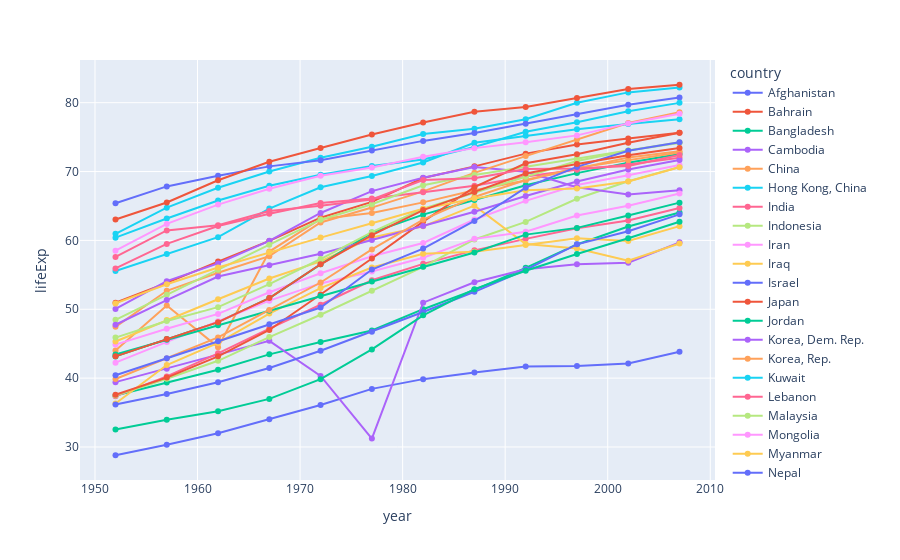

The code cell stored with this chart in its notebook:
### Code cell
fig.update_traces(mode="markers+lines")

### Figure 1 — Plotly figure (JSON) as saved in the notebook; plotly's stock layout.template omitted (floating-point values rounded to 4 significant figures)
{"data": [{"hovertemplate": "country=Afghanistan<br>year=%{x}<br>lifeExp=%{y}<extra></extra>", "legendgroup": "Afghanistan", "line": {"color": "#636efa", "dash": "solid"}, "marker": {"symbol": "circle"}, "mode": "markers+lines", "name": "Afghanistan", "orientation": "v", "showlegend": true, "type": "scatter", "x": [1952, 1957, 1962, 1967, 1972, 1977, 1982, 1987, 1992, 1997, 2002, 2007], "xaxis": "x", "y": [28.8, 30.33, 32.0, 34.02, 36.09, 38.44, 39.85, 40.82, 41.67, 41.76, 42.13, 43.83], "yaxis": "y"}, {"hovertemplate": "country=Bahrain<br>year=%{x}<br>lifeExp=%{y}<extra></extra>", "legendgroup": "Bahrain", "line": {"color": "#EF553B", "dash": "solid"}, "marker": {"symbol": "circle"}, "mode": "markers+lines", "name": "Bahrain", "orientation": "v", "showlegend": true, "type": "scatter", "x": [1952, 1957, 1962, 1967, 1972, 1977, 1982, 1987, 1992, 1997, 2002, 2007], "xaxis": "x", "y": [50.94, 53.83, 56.92, 59.92, 63.3, 65.59, 69.05, 70.75, 72.6, 73.92, 74.8, 75.64], "yaxis": "y"}, {"hovertemplate": "country=Bangladesh<br>year=%{x}<br>lifeExp=%{y}<extra></extra>", "legendgroup": "Bangladesh", "line": {"color": "#00cc96", "dash": "solid"}, "marker": {"symbol": "circle"}, "mode": "markers+lines", "name": "Bangladesh", "orientation": "v", "showlegend": true, "type": "scatter", "x": [1952, 1957, 1962, 1967, 1972, 1977, 1982, 1987, 1992, 1997, 2002, 2007], "xaxis": "x", "y": [37.48, 39.35, 41.22, 43.45, 45.25, 46.92, 50.01, 52.82, 56.02, 59.41, 62.01, 64.06], "yaxis": "y"}, {"hovertemplate": "country=Cambodia<br>year=%{x}<br>lifeExp=%{y}<extra></extra>", "legendgroup": "Cambodia", "line": {"color": "#ab63fa", "dash": "solid"}, "marker": {"symbol": "circle"}, "mode": "markers+lines", "name": "Cambodia", "orientation": "v", "showlegend": true, "type": "scatter", "x": [1952, 1957, 1962, 1967, 1972, 1977, 1982, 1987, 1992, 1997, 2002, 2007], "xaxis": "x", "y": [39.42, 41.37, 43.41, 45.41, 40.32, 31.22, 50.96, 53.91, 55.8, 56.53, 56.75, 59.72], "yaxis": "y"}, {"hovertemplate": "country=China<br>year=%{x}<br>lifeExp=%{y}<extra></extra>", "legendgroup": "China", "line": {"color": "#FFA15A", "dash": "solid"}, "marker": {"symbol": "circle"}, "mode": "markers+lines", "name": "China", "orientation": "v", "showlegend": true, "type": "scatter", "x": [1952, 1957, 1962, 1967, 1972, 1977, 1982, 1987, 1992, 1997, 2002, 2007], "xaxis": "x", "y": [44.0, 50.55, 44.5, 58.38, 63.12, 63.97, 65.53, 67.27, 68.69, 70.43, 72.03, 72.96], "yaxis": "y"}, {"hovertemplate": "country=Hong Kong, China<br>year=%{x}<br>lifeExp=%{y}<extra></extra>", "legendgroup": "Hong Kong, China", "line": {"color": "#19d3f3", "dash": "solid"}, "marker": {"symbol": "circle"}, "mode": "markers+lines", "name": "Hong Kong, China", "orientation": "v", "showlegend": true, "type": "scatter", "x": [1952, 1957, 1962, 1967, 1972, 1977, 1982, 1987, 1992, 1997, 2002, 2007], "xaxis": "x", "y": [60.96, 64.75, 67.65, 70.0, 72.0, 73.6, 75.45, 76.2, 77.6, 80.0, 81.5, 82.21], "yaxis": "y"}, {"hovertemplate": "country=India<br>year=%{x}<br>lifeExp=%{y}<extra></extra>", "legendgroup": "India", "line": {"color": "#FF6692", "dash": "solid"}, "marker": {"symbol": "circle"}, "mode": "markers+lines", "name": "India", "orientation": "v", "showlegend": true, "type": "scatter", "x": [1952, 1957, 1962, 1967, 1972, 1977, 1982, 1987, 1992, 1997, 2002, 2007], "xaxis": "x", "y": [37.37, 40.25, 43.6, 47.19, 50.65, 54.21, 56.6, 58.55, 60.22, 61.77, 62.88, 64.7], "yaxis": "y"}, {"hovertemplate": "country=Indonesia<br>year=%{x}<br>lifeExp=%{y}<extra></extra>", "legendgroup": "Indonesia", "line": {"color": "#B6E880", "dash": "solid"}, "marker": {"symbol": "circle"}, "mode": "markers+lines", "name": "Indonesia", "orientation": "v", "showlegend": true, "type": "scatter", "x": [1952, 1957, 1962, 1967, 1972, 1977, 1982, 1987, 1992, 1997, 2002, 2007], "xaxis": "x", "y": [37.47, 39.92, 42.52, 45.96, 49.2, 52.7, 56.16, 60.14, 62.68, 66.04, 68.59, 70.65], "yaxis": "y"}, {"hovertemplate": "country=Iran<br>year=%{x}<br>lifeExp=%{y}<extra></extra>", "legendgroup": "Iran", "line": {"color": "#FF97FF", "dash": "solid"}, "marker": {"symbol": "circle"}, "mode": "markers+lines", "name": "Iran", "orientation": "v", "showlegend": true, "type": "scatter", "x": [1952, 1957, 1962, 1967, 1972, 1977, 1982, 1987, 1992, 1997, 2002, 2007], "xaxis": "x", "y": [44.87, 47.18, 49.33, 52.47, 55.23, 57.7, 59.62, 63.04, 65.74, 68.04, 69.45, 70.96], "yaxis": "y"}, {"hovertemplate": "country=Iraq<br>year=%{x}<br>lifeExp=%{y}<extra></extra>", "legendgroup": "Iraq", "line": {"color": "#FECB52", "dash": "solid"}, "marker": {"symbol": "circle"}, "mode": "markers+lines", "name": "Iraq", "orientation": "v", "showlegend": true, "type": "scatter", "x": [1952, 1957, 1962, 1967, 1972, 1977, 1982, 1987, 1992, 1997, 2002, 2007], "xaxis": "x", "y": [45.32, 48.44, 51.46, 54.46, 56.95, 60.41, 62.04, 65.04, 59.46, 58.81, 57.05, 59.55], "yaxis": "y"}, {"hovertemplate": "country=Israel<br>year=%{x}<br>lifeExp=%{y}<extra></extra>", "legendgroup": "Israel", "line": {"color": "#636efa", "dash": "solid"}, "marker": {"symbol": "circle"}, "mode": "markers+lines", "name": "Israel", "orientation": "v", "showlegend": true, "type": "scatter", "x": [1952, 1957, 1962, 1967, 1972, 1977, 1982, 1987, 1992, 1997, 2002, 2007], "xaxis": "x", "y": [65.39, 67.84, 69.39, 70.75, 71.63, 73.06, 74.45, 75.6, 76.93, 78.27, 79.7, 80.75], "yaxis": "y"}, {"hovertemplate": "country=Japan<br>year=%{x}<br>lifeExp=%{y}<extra></extra>", "legendgroup": "Japan", "line": {"color": "#EF553B", "dash": "solid"}, "marker": {"symbol": "circle"}, "mode": "markers+lines", "name": "Japan", "orientation": "v", "showlegend": true, "type": "scatter", "x": [1952, 1957, 1962, 1967, 1972, 1977, 1982, 1987, 1992, 1997, 2002, 2007], "xaxis": "x", "y": [63.03, 65.5, 68.73, 71.43, 73.42, 75.38, 77.11, 78.67, 79.36, 80.69, 82.0, 82.6], "yaxis": "y"}, {"hovertemplate": "country=Jordan<br>year=%{x}<br>lifeExp=%{y}<extra></extra>", "legendgroup": "Jordan", "line": {"color": "#00cc96", "dash": "solid"}, "marker": {"symbol": "circle"}, "mode": "markers+lines", "name": "Jordan", "orientation": "v", "showlegend": true, "type": "scatter", "x": [1952, 1957, 1962, 1967, 1972, 1977, 1982, 1987, 1992, 1997, 2002, 2007], "xaxis": "x", "y": [43.16, 45.67, 48.13, 51.63, 56.53, 61.13, 63.74, 65.87, 68.02, 69.77, 71.26, 72.53], "yaxis": "y"}, {"hovertemplate": "country=Korea, Dem. Rep.<br>year=%{x}<br>lifeExp=%{y}<extra></extra>", "legendgroup": "Korea, Dem. Rep.", "line": {"color": "#ab63fa", "dash": "solid"}, "marker": {"symbol": "circle"}, "mode": "markers+lines", "name": "Korea, Dem. Rep.", "orientation": "v", "showlegend": true, "type": "scatter", "x": [1952, 1957, 1962, 1967, 1972, 1977, 1982, 1987, 1992, 1997, 2002, 2007], "xaxis": "x", "y": [50.06, 54.08, 56.66, 59.94, 63.98, 67.16, 69.1, 70.65, 69.98, 67.73, 66.66, 67.3], "yaxis": "y"}, {"hovertemplate": "country=Korea, Rep.<br>year=%{x}<br>lifeExp=%{y}<extra></extra>", "legendgroup": "Korea, Rep.", "line": {"color": "#FFA15A", "dash": "solid"}, "marker": {"symbol": "circle"}, "mode": "markers+lines", "name": "Korea, Rep.", "orientation": "v", "showlegend": true, "type": "scatter", "x": [1952, 1957, 1962, 1967, 1972, 1977, 1982, 1987, 1992, 1997, 2002, 2007], "xaxis": "x", "y": [47.45, 52.68, 55.29, 57.72, 62.61, 64.77, 67.12, 69.81, 72.24, 74.65, 77.05, 78.62], "yaxis": "y"}, {"hovertemplate": "country=Kuwait<br>year=%{x}<br>lifeExp=%{y}<extra></extra>", "legendgroup": "Kuwait", "line": {"color": "#19d3f3", "dash": "solid"}, "marker": {"symbol": "circle"}, "mode": "markers+lines", "name": "Kuwait", "orientation": "v", "showlegend": true, "type": "scatter", "x": [1952, 1957, 1962, 1967, 1972, 1977, 1982, 1987, 1992, 1997, 2002, 2007], "xaxis": "x", "y": [55.56, 58.03, 60.47, 64.62, 67.71, 69.34, 71.31, 74.17, 75.19, 76.16, 76.9, 77.59], "yaxis": "y"}, {"hovertemplate": "country=Lebanon<br>year=%{x}<br>lifeExp=%{y}<extra></extra>", "legendgroup": "Lebanon", "line": {"color": "#FF6692", "dash": "solid"}, "marker": {"symbol": "circle"}, "mode": "markers+lines", "name": "Lebanon", "orientation": "v", "showlegend": true, "type": "scatter", "x": [1952, 1957, 1962, 1967, 1972, 1977, 1982, 1987, 1992, 1997, 2002, 2007], "xaxis": "x", "y": [55.93, 59.49, 62.09, 63.87, 65.42, 66.1, 66.98, 67.93, 69.29, 70.27, 71.03, 71.99], "yaxis": "y"}, {"hovertemplate": "country=Malaysia<br>year=%{x}<br>lifeExp=%{y}<extra></extra>", "legendgroup": "Malaysia", "line": {"color": "#B6E880", "dash": "solid"}, "marker": {"symbol": "circle"}, "mode": "markers+lines", "name": "Malaysia", "orientation": "v", "showlegend": true, "type": "scatter", "x": [1952, 1957, 1962, 1967, 1972, 1977, 1982, 1987, 1992, 1997, 2002, 2007], "xaxis": "x", "y": [48.46, 52.1, 55.74, 59.37, 63.01, 65.26, 68.0, 69.5, 70.69, 71.94, 73.04, 74.24], "yaxis": "y"}, {"hovertemplate": "country=Mongolia<br>year=%{x}<br>lifeExp=%{y}<extra></extra>", "legendgroup": "Mongolia", "line": {"color": "#FF97FF", "dash": "solid"}, "marker": {"symbol": "circle"}, "mode": "markers+lines", "name": "Mongolia", "orientation": "v", "showlegend": true, "type": "scatter", "x": [1952, 1957, 1962, 1967, 1972, 1977, 1982, 1987, 1992, 1997, 2002, 2007], "xaxis": "x", "y": [42.24, 45.25, 48.25, 51.25, 53.75, 55.49, 57.49, 60.22, 61.27, 63.62, 65.03, 66.8], "yaxis": "y"}, {"hovertemplate": "country=Myanmar<br>year=%{x}<br>lifeExp=%{y}<extra></extra>", "legendgroup": "Myanmar", "line": {"color": "#FECB52", "dash": "solid"}, "marker": {"symbol": "circle"}, "mode": "markers+lines", "name": "Myanmar", "orientation": "v", "showlegend": true, "type": "scatter", "x": [1952, 1957, 1962, 1967, 1972, 1977, 1982, 1987, 1992, 1997, 2002, 2007], "xaxis": "x", "y": [36.32, 41.91, 45.11, 49.38, 53.07, 56.06, 58.06, 58.34, 59.32, 60.33, 59.91, 62.07], "yaxis": "y"}, {"hovertemplate": "country=Nepal<br>year=%{x}<br>lifeExp=%{y}<extra></extra>", "legendgroup": "Nepal", "line": {"color": "#636efa", "dash": "solid"}, "marker": {"symbol": "circle"}, "mode": "markers+lines", "name": "Nepal", "orientation": "v", "showlegend": true, "type": "scatter", "x": [1952, 1957, 1962, 1967, 1972, 1977, 1982, 1987, 1992, 1997, 2002, 2007], "xaxis": "x", "y": [36.16, 37.69, 39.39, 41.47, 43.97, 46.75, 49.59, 52.54, 55.73, 59.43, 61.34, 63.78], "yaxis": "y"}, {"hovertemplate": "country=Oman<br>year=%{x}<br>lifeExp=%{y}<extra></extra>", "legendgroup": "Oman", "line": {"color": "#EF553B", "dash": "solid"}, "marker": {"symbol": "circle"}, "mode": "markers+lines", "name": "Oman", "orientation": "v", "showlegend": true, "type": "scatter", "x": [1952, 1957, 1962, 1967, 1972, 1977, 1982, 1987, 1992, 1997, 2002, 2007], "xaxis": "x", "y": [37.58, 40.08, 43.16, 46.99, 52.14, 57.37, 62.73, 67.73, 71.2, 72.5, 74.19, 75.64], "yaxis": "y"}, {"hovertemplate": "country=Pakistan<br>year=%{x}<br>lifeExp=%{y}<extra></extra>", "legendgroup": "Pakistan", "line": {"color": "#00cc96", "dash": "solid"}, "marker": {"symbol": "circle"}, "mode": "markers+lines", "name": "Pakistan", "orientation": "v", "showlegend": true, "type": "scatter", "x": [1952, 1957, 1962, 1967, 1972, 1977, 1982, 1987, 1992, 1997, 2002, 2007], "xaxis": "x", "y": [43.44, 45.56, 47.67, 49.8, 51.93, 54.04, 56.16, 58.24, 60.84, 61.82, 63.61, 65.48], "yaxis": "y"}, {"hovertemplate": "country=Philippines<br>year=%{x}<br>lifeExp=%{y}<extra></extra>", "legendgroup": "Philippines", "line": {"color": "#ab63fa", "dash": "solid"}, "marker": {"symbol": "circle"}, "mode": "markers+lines", "name": "Philippines", "orientation": "v", "showlegend": true, "type": "scatter", "x": [1952, 1957, 1962, 1967, 1972, 1977, 1982, 1987, 1992, 1997, 2002, 2007], "xaxis": "x", "y": [47.75, 51.33, 54.76, 56.39, 58.06, 60.06, 62.08, 64.15, 66.46, 68.56, 70.3, 71.69], "yaxis": "y"}, {"hovertemplate": "country=Saudi Arabia<br>year=%{x}<br>lifeExp=%{y}<extra></extra>", "legendgroup": "Saudi Arabia", "line": {"color": "#FFA15A", "dash": "solid"}, "marker": {"symbol": "circle"}, "mode": "markers+lines", "name": "Saudi Arabia", "orientation": "v", "showlegend": true, "type": "scatter", "x": [1952, 1957, 1962, 1967, 1972, 1977, 1982, 1987, 1992, 1997, 2002, 2007], "xaxis": "x", "y": [39.88, 42.87, 45.91, 49.9, 53.89, 58.69, 63.01, 66.3, 68.77, 70.53, 71.63, 72.78], "yaxis": "y"}, {"hovertemplate": "country=Singapore<br>year=%{x}<br>lifeExp=%{y}<extra></extra>", "legendgroup": "Singapore", "line": {"color": "#19d3f3", "dash": "solid"}, "marker": {"symbol": "circle"}, "mode": "markers+lines", "name": "Singapore", "orientation": "v", "showlegend": true, "type": "scatter", "x": [1952, 1957, 1962, 1967, 1972, 1977, 1982, 1987, 1992, 1997, 2002, 2007], "xaxis": "x", "y": [60.4, 63.18, 65.8, 67.95, 69.52, 70.8, 71.76, 73.56, 75.79, 77.16, 78.77, 79.97], "yaxis": "y"}, {"hovertemplate": "country=Sri Lanka<br>year=%{x}<br>lifeExp=%{y}<extra></extra>", "legendgroup": "Sri Lanka", "line": {"color": "#FF6692", "dash": "solid"}, "marker": {"symbol": "circle"}, "mode": "markers+lines", "name": "Sri Lanka", "orientation": "v", "showlegend": true, "type": "scatter", "x": [1952, 1957, 1962, 1967, 1972, 1977, 1982, 1987, 1992, 1997, 2002, 2007], "xaxis": "x", "y": [57.59, 61.46, 62.19, 64.27, 65.04, 65.95, 68.76, 69.01, 70.38, 70.46, 70.81, 72.4], "yaxis": "y"}, {"hovertemplate": "country=Syria<br>year=%{x}<br>lifeExp=%{y}<extra></extra>", "legendgroup": "Syria", "line": {"color": "#B6E880", "dash": "solid"}, "marker": {"symbol": "circle"}, "mode": "markers+lines", "name": "Syria", "orientation": "v", "showlegend": true, "type": "scatter", "x": [1952, 1957, 1962, 1967, 1972, 1977, 1982, 1987, 1992, 1997, 2002, 2007], "xaxis": "x", "y": [45.88, 48.28, 50.3, 53.66, 57.3, 61.2, 64.59, 66.97, 69.25, 71.53, 73.05, 74.14], "yaxis": "y"}, {"hovertemplate": "country=Taiwan<br>year=%{x}<br>lifeExp=%{y}<extra></extra>", "legendgroup": "Taiwan", "line": {"color": "#FF97FF", "dash": "solid"}, "marker": {"symbol": "circle"}, "mode": "markers+lines", "name": "Taiwan", "orientation": "v", "showlegend": true, "type": "scatter", "x": [1952, 1957, 1962, 1967, 1972, 1977, 1982, 1987, 1992, 1997, 2002, 2007], "xaxis": "x", "y": [58.5, 62.4, 65.2, 67.5, 69.39, 70.59, 72.16, 73.4, 74.26, 75.25, 76.99, 78.4], "yaxis": "y"}, {"hovertemplate": "country=Thailand<br>year=%{x}<br>lifeExp=%{y}<extra></extra>", "legendgroup": "Thailand", "line": {"color": "#FECB52", "dash": "solid"}, "marker": {"symbol": "circle"}, "mode": "markers+lines", "name": "Thailand", "orientation": "v", "showlegend": true, "type": "scatter", "x": [1952, 1957, 1962, 1967, 1972, 1977, 1982, 1987, 1992, 1997, 2002, 2007], "xaxis": "x", "y": [50.85, 53.63, 56.06, 58.28, 60.41, 62.49, 64.6, 66.08, 67.3, 67.52, 68.56, 70.62], "yaxis": "y"}, {"hovertemplate": "country=Vietnam<br>year=%{x}<br>lifeExp=%{y}<extra></extra>", "legendgroup": "Vietnam", "line": {"color": "#636efa", "dash": "solid"}, "marker": {"symbol": "circle"}, "mode": "markers+lines", "name": "Vietnam", "orientation": "v", "showlegend": true, "type": "scatter", "x": [1952, 1957, 1962, 1967, 1972, 1977, 1982, 1987, 1992, 1997, 2002, 2007], "xaxis": "x", "y": [40.41, 42.89, 45.36, 47.84, 50.25, 55.76, 58.82, 62.82, 67.66, 70.67, 73.02, 74.25], "yaxis": "y"}, {"hovertemplate": "country=West Bank and Gaza<br>year=%{x}<br>lifeExp=%{y}<extra></extra>", "legendgroup": "West Bank and Gaza", "line": {"color": "#EF553B", "dash": "solid"}, "marker": {"symbol": "circle"}, "mode": "markers+lines", "name": "West Bank and Gaza", "orientation": "v", "showlegend": true, "type": "scatter", "x": [1952, 1957, 1962, 1967, 1972, 1977, 1982, 1987, 1992, 1997, 2002, 2007], "xaxis": "x", "y": [43.16, 45.67, 48.13, 51.63, 56.53, 60.77, 64.41, 67.05, 69.72, 71.1, 72.37, 73.42], "yaxis": "y"}, {"hovertemplate": "country=Yemen, Rep.<br>year=%{x}<br>lifeExp=%{y}<extra></extra>", "legendgroup": "Yemen, Rep.", "line": {"color": "#00cc96", "dash": "solid"}, "marker": {"symbol": "circle"}, "mode": "markers+lines", "name": "Yemen, Rep.", "orientation": "v", "showlegend": true, "type": "scatter", "x": [1952, 1957, 1962, 1967, 1972, 1977, 1982, 1987, 1992, 1997, 2002, 2007], "xaxis": "x", "y": [32.55, 33.97, 35.18, 36.98, 39.85, 44.17, 49.11, 52.92, 55.6, 58.02, 60.31, 62.7], "yaxis": "y"}], "layout": {"hovermode": "x", "legend": {"title": {"text": "country"}, "tracegroupgap": 0}, "margin": {"t": 60}, "xaxis": {"anchor": "y", "domain": [0, 1], "title": {"text": "year"}}, "yaxis": {"anchor": "x", "domain": [0, 1], "title": {"text": "lifeExp"}}}}
